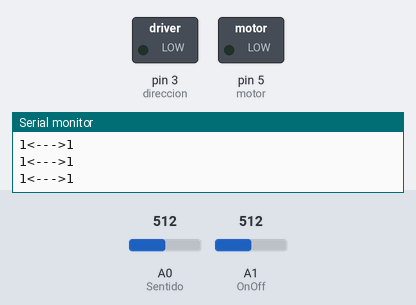
Bench run of a sketch on a simulated Arduino Uno, built with avr-gcc and run on an emulated ATmega328P. Shown: switched loads named in the sketch (green lamp = pin HIGH), the last lines printed to the serial monitor. The test bench sets the inputs (shaded band); at power-on: A0 (Sentido) = 512, A1 (OnOff) = 512.

Above: at 1.2 s.
1.3 s: A0 (Sentido) set to 666
2.8 s: A0 (Sentido) set to 698
At 3.8 s:
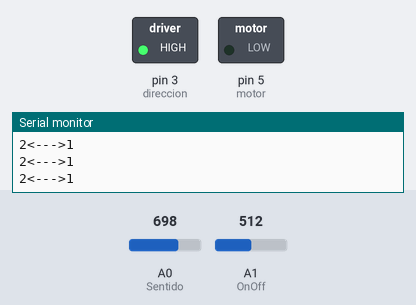
4.3 s: A1 (OnOff) set to 667
5.8 s: A1 (OnOff) set to 690
At 6.8 s:
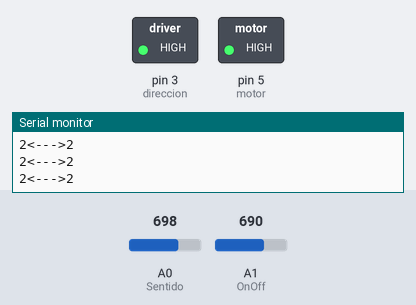
7.3 s: A0 (Sentido) set to 511
At 8.2 s:
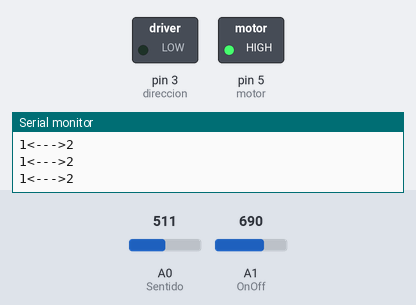
8.8 s: A0 (Sentido) set to 716
At 9.7 s:
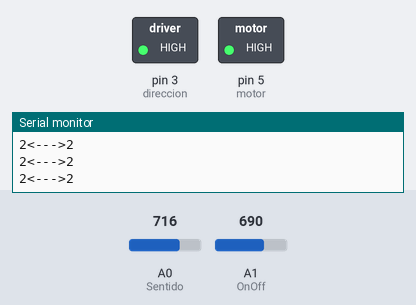
Timing chart, 0 to 11.3 s (numbered marks = the images above; inputs shaded):
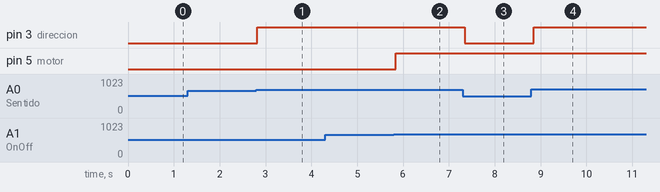

Measured:
- the behaviour switches between 681 and 682 on A0 (Sentido) (found by bisection; images 0 and 1)
- the behaviour switches between 681 and 682 on A1 (OnOff) (found by bisection; images 1 and 2)
- after the input at 2.8 s, pin 3 (direccion): LOW → HIGH at once
- after the input at 5.8 s, pin 5 (motor): LOW → HIGH at once
- after the input at 7.3 s, pin 3 (direccion): HIGH → LOW at once
- after the input at 8.8 s, pin 3 (direccion): LOW → HIGH after 0.05 s

The sketch:

Banda.ino
```cpp
int Sentido = A0;
int OnOff = A1;
int direccion = 3;
int motor = 5;
String cadena;

void setup() {
  Serial.begin(9600);
}

int valor1, valor2;
void loop() {
    valor1=analogRead(Sentido);
    valor2=analogRead(OnOff);

    valor2=map(valor2,0,1023,0,3);
    valor1=map(valor1,0,1023,0,3);

    Serial.println(String(valor1)+"<--->"+String(valor2));

    if(valor2<=1){
      analogWrite(motor,0);
    }else if(valor2>=2){
      analogWrite(motor,255);
    }

    if(valor1<=1){
      analogWrite(direccion,0);
    }else if(valor1>=2){
      analogWrite(direccion,255);
    }

  delay(100);
}
```
